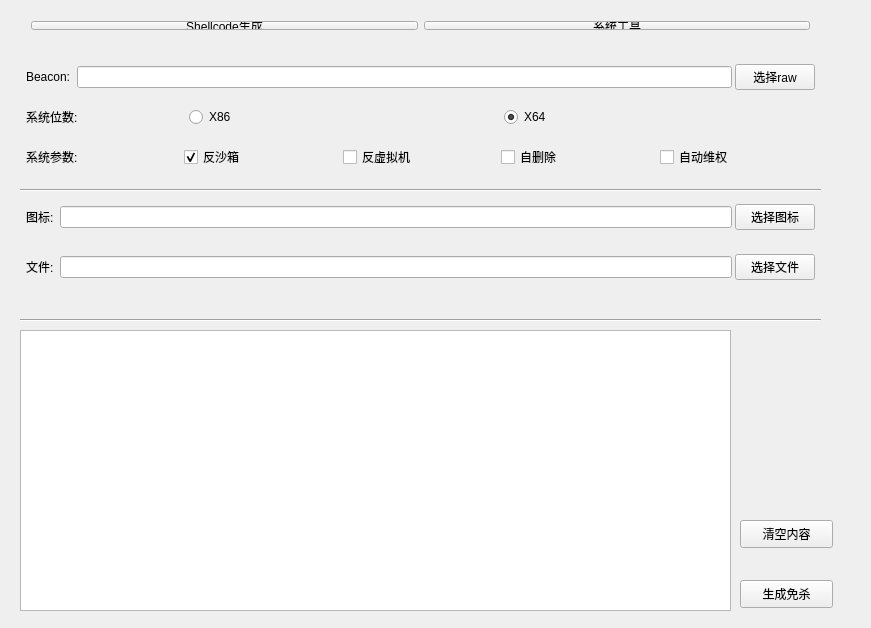
<?xml version="1.0" encoding="UTF-8"?>
<ui version="4.0">
 <class>ShellcodeFrameworkClass</class>
 <widget class="QWidget" name="ShellcodeFrameworkClass">
  <property name="geometry">
   <rect>
    <x>0</x>
    <y>0</y>
    <width>871</width>
    <height>628</height>
   </rect>
  </property>
  <property name="windowTitle">
   <string>ShellcodeFramework</string>
  </property>
  <property name="layoutDirection">
   <enum>Qt::LeftToRight</enum>
  </property>
  <widget class="QStackedWidget" name="stackedWidget">
   <property name="geometry">
    <rect>
     <x>20</x>
     <y>10</y>
     <width>821</width>
     <height>621</height>
    </rect>
   </property>
   <property name="currentIndex">
    <number>0</number>
   </property>
   <widget class="QWidget" name="page">
    <widget class="QWidget" name="horizontalLayoutWidget">
     <property name="geometry">
      <rect>
       <x>0</x>
       <y>50</y>
       <width>801</width>
       <height>34</height>
      </rect>
     </property>
     <layout class="QHBoxLayout" name="horizontalLayout">
      <property name="spacing">
       <number>3</number>
      </property>
      <property name="leftMargin">
       <number>6</number>
      </property>
      <property name="topMargin">
       <number>3</number>
      </property>
      <property name="rightMargin">
       <number>6</number>
      </property>
      <property name="bottomMargin">
       <number>3</number>
      </property>
      <item>
       <widget class="QLabel" name="label">
        <property name="text">
         <string>Beacon: </string>
        </property>
        <property name="openExternalLinks">
         <bool>false</bool>
        </property>
       </widget>
      </item>
      <item>
       <widget class="QLineEdit" name="lineEditShellcodePath">
        <property name="toolTip">
         <string>shellcode 路径</string>
        </property>
        <property name="whatsThis">
         <string>shellcode 路径</string>
        </property>
       </widget>
      </item>
      <item>
       <widget class="QPushButton" name="pushButtonShellcoderaw">
        <property name="text">
         <string>选择raw</string>
        </property>
       </widget>
      </item>
     </layout>
    </widget>
    <widget class="QWidget" name="horizontalLayoutWidget_3">
     <property name="geometry">
      <rect>
       <x>0</x>
       <y>130</y>
       <width>801</width>
       <height>34</height>
      </rect>
     </property>
     <layout class="QHBoxLayout" name="horizontalLayout_3">
      <property name="spacing">
       <number>3</number>
      </property>
      <property name="leftMargin">
       <number>6</number>
      </property>
      <property name="topMargin">
       <number>3</number>
      </property>
      <property name="rightMargin">
       <number>6</number>
      </property>
      <property name="bottomMargin">
       <number>3</number>
      </property>
      <item>
       <widget class="QLabel" name="label_3">
        <property name="text">
         <string>系统参数: </string>
        </property>
        <property name="openExternalLinks">
         <bool>false</bool>
        </property>
       </widget>
      </item>
      <item>
       <widget class="QCheckBox" name="checkBox_sandbox">
        <property name="text">
         <string>反沙箱</string>
        </property>
        <property name="checked">
         <bool>true</bool>
        </property>
       </widget>
      </item>
      <item>
       <widget class="QCheckBox" name="checkBox_vm">
        <property name="text">
         <string>反虚拟机</string>
        </property>
       </widget>
      </item>
      <item>
       <widget class="QCheckBox" name="checkBox_delete">
        <property name="text">
         <string>自删除</string>
        </property>
       </widget>
      </item>
      <item>
       <widget class="QCheckBox" name="checkBox_protect">
        <property name="text">
         <string>自动维权</string>
        </property>
       </widget>
      </item>
     </layout>
    </widget>
    <widget class="QPushButton" name="pushButton_generate">
     <property name="geometry">
      <rect>
       <x>720</x>
       <y>570</y>
       <width>93</width>
       <height>28</height>
      </rect>
     </property>
     <property name="text">
      <string>生成免杀</string>
     </property>
    </widget>
    <widget class="Line" name="line">
     <property name="geometry">
      <rect>
       <x>0</x>
       <y>170</y>
       <width>801</width>
       <height>20</height>
      </rect>
     </property>
     <property name="minimumSize">
      <size>
       <width>0</width>
       <height>1</height>
      </size>
     </property>
     <property name="orientation">
      <enum>Qt::Horizontal</enum>
     </property>
    </widget>
    <widget class="QTextEdit" name="textEdit">
     <property name="geometry">
      <rect>
       <x>0</x>
       <y>320</y>
       <width>711</width>
       <height>281</height>
      </rect>
     </property>
     <property name="toolTip">
      <string>程序输出信息</string>
     </property>
     <property name="whatsThis">
      <string>程序输出信息</string>
     </property>
    </widget>
    <widget class="QWidget" name="horizontalLayoutWidget_5">
     <property name="geometry">
      <rect>
       <x>0</x>
       <y>240</y>
       <width>801</width>
       <height>34</height>
      </rect>
     </property>
     <layout class="QHBoxLayout" name="horizontalLayout_5">
      <property name="spacing">
       <number>3</number>
      </property>
      <property name="leftMargin">
       <number>6</number>
      </property>
      <property name="topMargin">
       <number>3</number>
      </property>
      <property name="rightMargin">
       <number>6</number>
      </property>
      <property name="bottomMargin">
       <number>3</number>
      </property>
      <item>
       <widget class="QLabel" name="label_5">
        <property name="text">
         <string>文件: </string>
        </property>
        <property name="openExternalLinks">
         <bool>false</bool>
        </property>
       </widget>
      </item>
      <item>
       <widget class="QLineEdit" name="lineEdit_file">
        <property name="toolTip">
         <string>绑定文件,比如word，ppt，pdf等</string>
        </property>
        <property name="whatsThis">
         <string>捆绑文件,比如docx、xml、ppt、png等</string>
        </property>
       </widget>
      </item>
      <item>
       <widget class="QPushButton" name="pushButton_file">
        <property name="text">
         <string>选择文件</string>
        </property>
       </widget>
      </item>
     </layout>
    </widget>
    <widget class="QWidget" name="horizontalLayoutWidget_2">
     <property name="geometry">
      <rect>
       <x>0</x>
       <y>90</y>
       <width>801</width>
       <height>34</height>
      </rect>
     </property>
     <layout class="QHBoxLayout" name="horizontalLayout_2">
      <property name="spacing">
       <number>3</number>
      </property>
      <property name="leftMargin">
       <number>6</number>
      </property>
      <property name="topMargin">
       <number>3</number>
      </property>
      <property name="rightMargin">
       <number>6</number>
      </property>
      <property name="bottomMargin">
       <number>3</number>
      </property>
      <item>
       <widget class="QLabel" name="label_2">
        <property name="maximumSize">
         <size>
          <width>160</width>
          <height>16777215</height>
         </size>
        </property>
        <property name="layoutDirection">
         <enum>Qt::RightToLeft</enum>
        </property>
        <property name="text">
         <string>系统位数: </string>
        </property>
        <property name="openExternalLinks">
         <bool>false</bool>
        </property>
       </widget>
      </item>
      <item>
       <widget class="QRadioButton" name="radioButton_86">
        <property name="maximumSize">
         <size>
          <width>16777215</width>
          <height>16777215</height>
         </size>
        </property>
        <property name="text">
         <string>X86</string>
        </property>
       </widget>
      </item>
      <item>
       <widget class="QRadioButton" name="radioButton_64">
        <property name="maximumSize">
         <size>
          <width>16777215</width>
          <height>16777215</height>
         </size>
        </property>
        <property name="layoutDirection">
         <enum>Qt::LeftToRight</enum>
        </property>
        <property name="text">
         <string>X64</string>
        </property>
        <property name="checked">
         <bool>true</bool>
        </property>
       </widget>
      </item>
     </layout>
    </widget>
    <widget class="QWidget" name="horizontalLayoutWidget_4">
     <property name="geometry">
      <rect>
       <x>0</x>
       <y>190</y>
       <width>801</width>
       <height>34</height>
      </rect>
     </property>
     <layout class="QHBoxLayout" name="horizontalLayout_4">
      <property name="spacing">
       <number>3</number>
      </property>
      <property name="leftMargin">
       <number>6</number>
      </property>
      <property name="topMargin">
       <number>3</number>
      </property>
      <property name="rightMargin">
       <number>6</number>
      </property>
      <property name="bottomMargin">
       <number>3</number>
      </property>
      <item>
       <widget class="QLabel" name="label_4">
        <property name="text">
         <string>图标: </string>
        </property>
        <property name="openExternalLinks">
         <bool>false</bool>
        </property>
       </widget>
      </item>
      <item>
       <widget class="QLineEdit" name="lineEdit_icon">
        <property name="toolTip">
         <string>设置文件图标</string>
        </property>
        <property name="whatsThis">
         <string>设置文件图标</string>
        </property>
       </widget>
      </item>
      <item>
       <widget class="QPushButton" name="pushButton_icon">
        <property name="text">
         <string>选择图标</string>
        </property>
       </widget>
      </item>
     </layout>
    </widget>
    <widget class="Line" name="line_2">
     <property name="geometry">
      <rect>
       <x>0</x>
       <y>300</y>
       <width>801</width>
       <height>20</height>
      </rect>
     </property>
     <property name="minimumSize">
      <size>
       <width>0</width>
       <height>1</height>
      </size>
     </property>
     <property name="orientation">
      <enum>Qt::Horizontal</enum>
     </property>
    </widget>
    <widget class="QWidget" name="horizontalLayoutWidget_6">
     <property name="geometry">
      <rect>
       <x>0</x>
       <y>0</y>
       <width>801</width>
       <height>31</height>
      </rect>
     </property>
     <layout class="QHBoxLayout" name="horizontalLayout_6">
      <item>
       <widget class="QPushButton" name="pushButton_shellcode">
        <property name="text">
         <string>Shellcode生成</string>
        </property>
       </widget>
      </item>
      <item>
       <widget class="QPushButton" name="pushButton_Permissionmaintenance">
        <property name="text">
         <string>系统工具</string>
        </property>
       </widget>
      </item>
     </layout>
    </widget>
    <widget class="QPushButton" name="pushButtonCleaner">
     <property name="geometry">
      <rect>
       <x>720</x>
       <y>510</y>
       <width>93</width>
       <height>28</height>
      </rect>
     </property>
     <property name="text">
      <string>清空内容</string>
     </property>
    </widget>
   </widget>
   <widget class="QWidget" name="page_2">
    <widget class="QWidget" name="horizontalLayoutWidget_7">
     <property name="geometry">
      <rect>
       <x>0</x>
       <y>0</y>
       <width>801</width>
       <height>31</height>
      </rect>
     </property>
     <layout class="QHBoxLayout" name="horizontalLayout_7">
      <item>
       <widget class="QPushButton" name="pushButton_shellcode_2">
        <property name="text">
         <string>Shellcode生成</string>
        </property>
       </widget>
      </item>
      <item>
       <widget class="QPushButton" name="pushButton_Permissionmaintenance_2">
        <property name="text">
         <string>系统工具</string>
        </property>
       </widget>
      </item>
     </layout>
    </widget>
   </widget>
  </widget>
 </widget>
 <layoutdefault spacing="6" margin="11"/>
 <resources>
  <include location="ShellcodeFramework.qrc"/>
 </resources>
 <connections/>
</ui>
